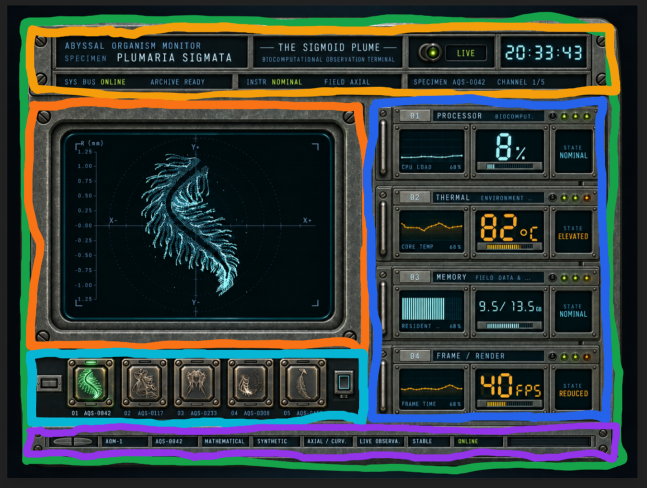
#> input picture references/Abbysal_Module_Map.png, 1294 x 976 px (shown at 1/2 size)
$ python -i module_qa.py   (imports and definitions only)
#> lines starting #> are read from the running program, lines starting #| are printed output that depends on the picture
"""Alpha and geometry QA for one generated hardware module.

    python3 tools/module_qa.py assets/modules/masters/m01_shell.png [--sheet out.png]

Reports, from the pixels rather than by eye:

    * alpha histogram: fully clear / fully opaque / partial
    * whether the canvas border is transparent (outside the body)
    * the opaque body's bounding box and aspect
    * interior transparent regions (apertures), largest first
    * dark opaque recesses (candidate bays), largest first

`--sheet` writes the module over magenta and over black side by side, so a
matte, a halo or a checkerboard painted into the RGB is visible at a glance.
"""

from __future__ import annotations

import argparse
import sys

import numpy as np
from PIL import Image


# [72 lines left out: functions _components, analyse, not called in this run]


def sheet(path: str, out: str) -> None:
#> called with path = '../references/Abbysal_Module_Map.png', out = 'out.png'
    im = Image.open(path).convert("RGBA")
    w, h = im.size
#> w = 1294; h = 976
    k = min(1.0, 1400.0 / w)
#> k = 1
    im = im.resize((int(w * k), int(h * k)), Image.LANCZOS)
    w, h = im.size
    s = Image.new("RGBA", (w * 2 + 20, h), (40, 40, 40, 255))
    for i, bg in enumerate(((255, 0, 255, 255), (0, 0, 0, 255))):
        tile = Image.new("RGBA", (w, h), bg)
        tile.alpha_composite(im)
        s.paste(tile, (i * (w + 20), 0))
#> this loop made 2 passes
#> pass 1, in sheet, `tile = Image.new("RGBA", (w, h), bg)`:
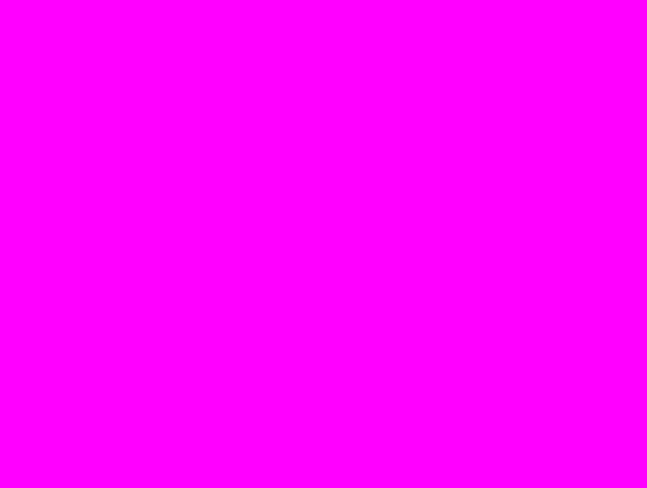
#> tile: PIL image 1294x976 RGBA (shown at 1/2 size); mean R, G, B, A 255, 0, 255, 255
#> after the loop:
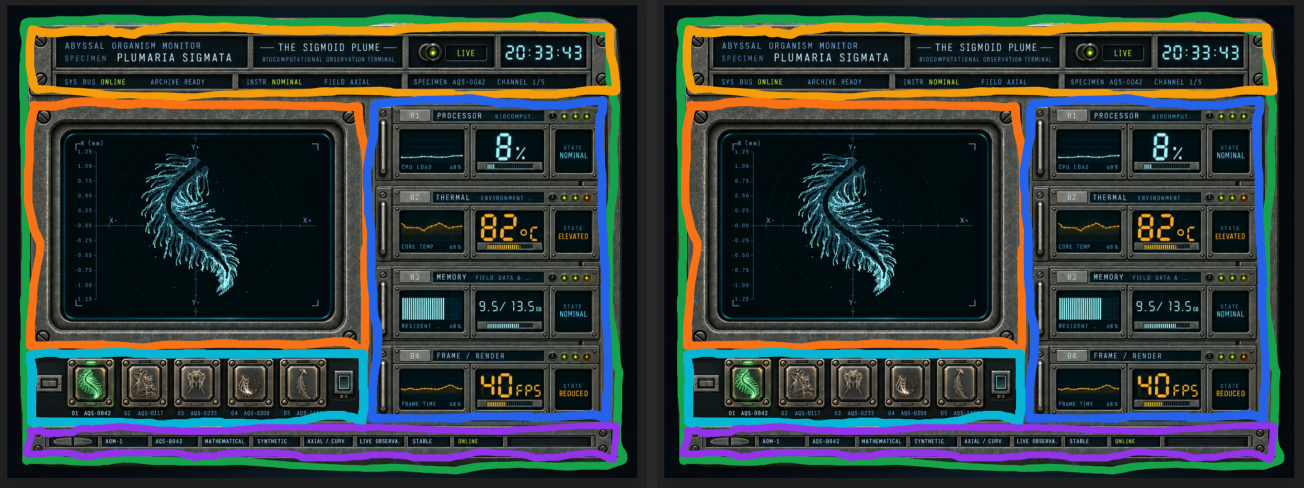
#> s: PIL image 2608x976 RGBA (shown at 1/2 size); mean R, G, B, A 49.8, 58.9, 56.6, 255
    s.convert("RGB").save(out)


# [20 lines left out: function main, not called in this run]


# [2 lines not run here, left out]

>>> result = sheet('../references/Abbysal_Module_Map.png', 'out.png')
